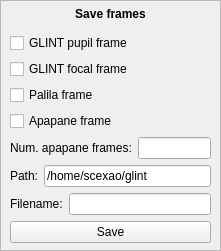
   <widget class="QFrame" name="frame_saveData">
    <property name="geometry">
     <rect>
      <x>230</x>
      <y>520</y>
      <width>221</width>
      <height>251</height>
     </rect>
    </property>
    <property name="frameShape">
     <enum>QFrame::StyledPanel</enum>
    </property>
    <property name="frameShadow">
     <enum>QFrame::Raised</enum>
    </property>
    <widget class="QWidget" name="widget_saveData" native="true">
     <property name="geometry">
      <rect>
       <x>0</x>
       <y>0</y>
       <width>221</width>
       <height>251</height>
      </rect>
     </property>
     <widget class="QWidget" name="layoutWidget">
      <property name="geometry">
       <rect>
        <x>10</x>
        <y>2</y>
        <width>201</width>
        <height>241</height>
       </rect>
      </property>
      <layout class="QVBoxLayout" name="verticalLayout">
       <item>
        <widget class="QLabel" name="label_saveData">
         <property name="text">
          <string>&lt;html&gt;&lt;head/&gt;&lt;body&gt;&lt;p align=&quot;center&quot;&gt;&lt;span style=&quot; font-size:9pt; font-weight:600;&quot;&gt;Save frames&lt;/span&gt;&lt;/p&gt;&lt;/body&gt;&lt;/html&gt;</string>
         </property>
        </widget>
       </item>
       <item>
        <widget class="QCheckBox" name="checkBox_pupil">
         <property name="text">
          <string>GLINT pupil frame</string>
         </property>
        </widget>
       </item>
       <item>
        <widget class="QCheckBox" name="checkBox_focal">
         <property name="text">
          <string>GLINT focal frame</string>
         </property>
        </widget>
       </item>
       <item>
        <widget class="QCheckBox" name="checkBox_palila">
         <property name="text">
          <string>Palila frame</string>
         </property>
        </widget>
       </item>
       <item>
        <widget class="QCheckBox" name="checkBox_apapane">
         <property name="text">
          <string>Apapane frame</string>
         </property>
        </widget>
       </item>
       <item>
        <layout class="QHBoxLayout" name="horizontalLayout_3">
         <item>
          <widget class="QLabel" name="label_numframes">
           <property name="text">
            <string>Num. apapane frames:</string>
           </property>
          </widget>
         </item>
         <item>
          <widget class="QLineEdit" name="text_numframes"/>
         </item>
        </layout>
       </item>
       <item>
        <layout class="QHBoxLayout" name="horizontalLayout">
         <item>
          <widget class="QLabel" name="label_path">
           <property name="text">
            <string>Path:</string>
           </property>
          </widget>
         </item>
         <item>
          <widget class="QLineEdit" name="text_path">
           <property name="text">
            <string>/home/scexao/glint</string>
           </property>
          </widget>
         </item>
        </layout>
       </item>
       <item>
        <layout class="QHBoxLayout" name="horizontalLayout_2">
         <item>
          <widget class="QLabel" name="label_filename">
           <property name="text">
            <string>Filename:</string>
           </property>
          </widget>
         </item>
         <item>
          <widget class="QLineEdit" name="text_filename"/>
         </item>
        </layout>
       </item>
       <item>
        <widget class="QPushButton" name="pushButton_save">
         <property name="text">
          <string>Save</string>
         </property>
        </widget>
       </item>
      </layout>
     </widget>
    </widget>
   </widget>
